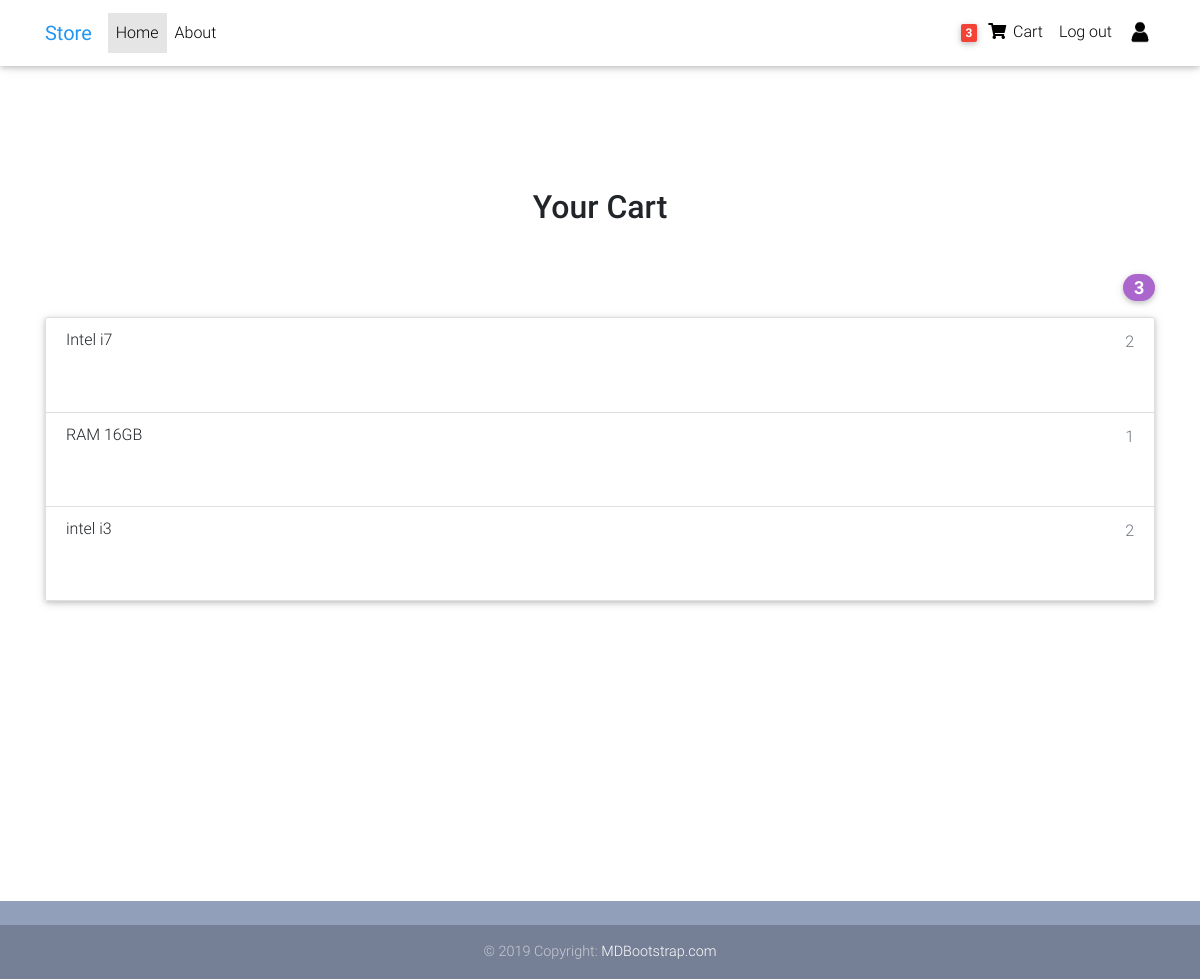
Screenshot of /checkout/ (signed in) with the database file from the repository.
### product/models.py (models this page shows, shortened)
class Order(models.Model):
    user = models.ForeignKey(settings.AUTH_USER_MODEL, on_delete=models.CASCADE)
    items = models.ManyToManyField(OrderItem)
    start_date = models.DateTimeField(auto_now_add = True)
    ordered_date = models.DateTimeField()
    ordered = models.BooleanField(default=False)

class OrderItem(models.Model):
    user = models.ForeignKey(settings.AUTH_USER_MODEL, on_delete=models.CASCADE, blank=True, null= True)
    item = models.ForeignKey(Item, on_delete=models.CASCADE)
    ordered = models.BooleanField(default=False)
    quantity= models.IntegerField(default=1)

class Item(models.Model):
    tittle = models.CharField(max_length = 100)
    description = models.CharField(max_length = 500, null=True)
    price = models.DecimalField(max_digits=10, decimal_places= 0)
    category = models.CharField(choices = CATEGORY_CHOICES, max_length = 5)
    label = models.CharField(choices = LABEL_CHOICES, max_length = 5, null=True, blank= True)
    slug = models.SlugField()
    img = models.ImageField(upload_to='products/', null=True)
    def __str__(self):
        return self.tittle

### product/views.py (the view)
# urls.py: path('checkout/', store),
def store(request):
    context = {
        'items': Item.objects.all(),
        'orderitems': OrderItem.objects.all()
    }
    return render(request, 'checkout.html', context)

### product/templatetags/cart_template_tag.py (called while the page is built)
@register.filter()
def cart_item_count(user):
    if user.is_authenticated:
        qs = Order.objects.filter(user = user, ordered = False)
        if qs.exists():
            return qs[0].items.count()
    return 0

### product/templates/checkout.html (shortened to what this page needs)
{% extends "base.html" %}
{% load cart_template_tag %}
{% block content %}
    <main class="mt-5 pt-4">
      <div class="container wow fadeIn" style="margin-bottom: 300px;">
        <h2 class="my-5 h2 text-center">Your Cart</h2>
          <div style="justify-content: center; align-items: center; text-align: center; position: relative;">
            <h4 class="d-flex justify-content-between align-items-center mb-3">
              <span class="badge badge-secondary badge-pill">{{ request.user|cart_item_count }}</span>
            </h4>
            <ul class="list-group mb-3 z-depth-1"  style="margin-bottom: 50px;">
              {% for objects in orderitems %}
              <li
                class="list-group-item d-flex justify-content-between lh-condensed"
              >
                <div style="margin-bottom: 50px;">
                  <h6 class="my-0">{{ objects.item }}</h6>
                </div>
                <span class="text-muted">{{ objects.quantity }}</span>
              </li>
              {% empty %}
                <div style="height: 90%; width: 90%; margin-top: 200px; margin-bottom: 200px;">
                  <h2 >
                    not items in your cart :(
                  </h2>
                </div>
              {% endfor %}
            </ul>
          </div>
      </div>
    </main>
<footer class="page-footer text-center font-small mt-4 wow fadeIn">
  <div class="pt-4">
  <div class="footer-copyright py-3">
    © 2019 Copyright:
    <a href="https://mdbootstrap.com/education/bootstrap/" target="_blank">
      MDBootstrap.com
    </a>
  </div>
</footer>
</body>
</html>
</body>
</html>
{% endblock %}

### product/templates/base.html (shortened to what this page needs)
{% load static %}
{% load cart_template_tag %}
{% load image_template_tag %}
<!DOCTYPE html>
<html lang="en">
  <head>
    <link
      rel="stylesheet"
      href="https://use.fontawesome.com/releases/v5.11.2/css/all.css"
    />
    <link href="{% static '/css/bootstrap.min.css' %}" rel="stylesheet" />
    <link href="{% static '/css/mdb.min.css' %}" rel="stylesheet" />
    <link href="{% static '/css/style.min.css' %}" rel="stylesheet" />
  </head>
  <nav
    class="navbar fixed-top navbar-expand-lg navbar-light white scrolling-navbar"
  >
    <div class="container">
      <a class="navbar-brand waves-effect" href="/">
        <strong class="blue-text">Store</strong>
      </a>
      <div class="collapse navbar-collapse" id="navbarSupportedContent">
        <ul class="navbar-nav mr-auto">
          <li class="nav-item active">
            <a class="nav-link waves-effect" href="/"
              >Home
            </a>
          </li>
          <li class="nav-item">
            <a class="nav-link waves-effect" href="/about">About</a>
          </li>
        </ul>
        <ul class="navbar-nav nav-flex-icons">
          <li class="nav-item">
            {% if user.is_authenticated %}
            <a class="nav-link waves-effect" href="/checkout">
              {% if request.user|cart_item_count > 0 %}
              <span class="badge red z-depth-1 mr-1">{{ request.user|cart_item_count }}</span>
              {% endif %}
              <i class="fas fa-shopping-cart"></i>
              <span class="clearfix d-none d-sm-inline-block"> Cart </span>
            </a>
            {% endif %}
          </li>
          {% if user.is_authenticated %}
          <li class="nav-item">
            <a class="nav-link waves-effect" href="/logout"
              >Log out
            </a>
          </li>
          <li class="nav-item">
            <a href="/profile" style="margin-top: 5px; margin-left: 5px;">
              <img src="/uploads/profile/default.jpg" alt="" style="border-radius: 50%; height: 30px; width: 30px;">
            </a>
          </li>
          {% endif %}
        </ul>
      </div>
    </div>
  </nav>
  <div class="mt-5" style="padding-top: 20px;">
  </div>
  {% block content %} {% endblock %}
</html>

### product/templates/base.html (style rules this page uses)
html, body, header, .carousel { height: 60vh; }

### rows the page displays
OrderItem: item "Intel i7", quantity "2"
OrderItem: item "RAM 16GB", quantity "1"
OrderItem: item "intel i3", quantity "2"

### other values shown
{{ request.user|cart_item_count }} "3"
